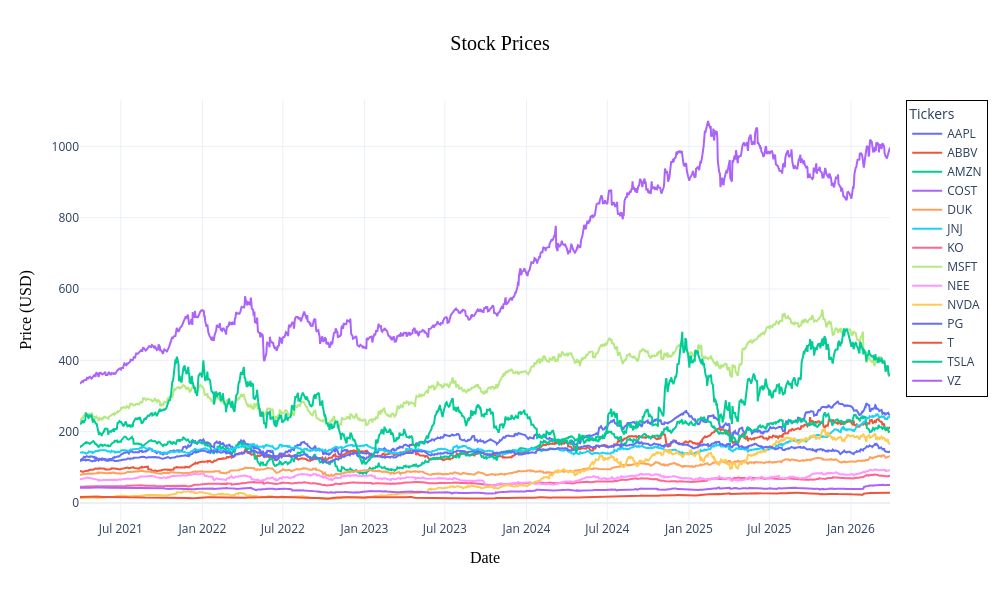

Notebook code for this chart:
### Code cell
def download_data_close(tickers, start, end):
    try:
        data = yf.download(tickers, start=start, end=end, progress=False)['Close']
    except Exception as e:
        raise RuntimeError(f"Error downloading data: {e}")
    
    if isinstance(data, pd.Series):
        data = data.to_frame()
    
    data = data.ffill().bfill()
    
    downloaded_tickers = data.columns.tolist()
    missing_tickers = [t for t in tickers if t not in downloaded_tickers]
    if missing_tickers:
        print(f"⚠ Warning: Could not download: {missing_tickers}")
    
    return data

# --- Download data ---
data = download_data_close(tickers, start_date, end_date)
print("\n✅ Download completed. Preview of Close prices:")
display(data.head())

# --- Interactive stock prices plot with larger size and legend outside ---
n_tickers = len(data.columns)
fig = go.Figure()

for ticker in data.columns:
    fig.add_trace(
        go.Scatter(
            x=data.index,
            y=data[ticker],
            mode='lines',
            name=ticker
        )
    )

# --- Dynamic size capped to window ---
fig.update_layout(
    width=min(max(400, 100*n_tickers), 1000),  # at least 400, at most 1200
    height=min(600, 700),                      # height 600 but max 700
    title=dict(
        text="Stock Prices",
        font=dict(size=20, family="Arial Black", color="black"),
        x=0.5,
        xanchor='center'
    ),
    xaxis=dict(
        title=dict(text="Date", font=dict(size=16, family="Arial Black", color="black"))
    ),
    yaxis=dict(
        title=dict(text="Price (USD)", font=dict(size=16, family="Arial Black", color="black"))
    ),
    legend=dict(
        title="Tickers",
        orientation="v",
        x=1.02,           # move legend outside the right
        y=1,
        xanchor="left",
        yanchor="top",
        bordercolor="black",
        borderwidth=1,
        font=dict(size=12)
    ),
    template="plotly_white",
    hovermode="x unified"
)

fig.show()

### Figure 1 — Plotly figure (JSON) as saved in the notebook; plotly's stock layout.template omitted (floating-point values rounded to 4 significant figures; data arrays with more than 128 entries replaced by an {"elided": "..."} marker saying what was removed)
{"data": [{"mode": "lines", "name": "AAPL", "type": "scatter", "x": {"elided": "1255 str values"}, "y": {"elided": "1255 float values"}}, {"mode": "lines", "name": "ABBV", "type": "scatter", "x": {"elided": "1255 str values"}, "y": {"elided": "1255 float values"}}, {"mode": "lines", "name": "AMZN", "type": "scatter", "x": {"elided": "1255 str values"}, "y": {"elided": "1255 float values"}}, {"mode": "lines", "name": "COST", "type": "scatter", "x": {"elided": "1255 str values"}, "y": {"elided": "1255 float values"}}, {"mode": "lines", "name": "DUK", "type": "scatter", "x": {"elided": "1255 str values"}, "y": {"elided": "1255 float values"}}, {"mode": "lines", "name": "JNJ", "type": "scatter", "x": {"elided": "1255 str values"}, "y": {"elided": "1255 float values"}}, {"mode": "lines", "name": "KO", "type": "scatter", "x": {"elided": "1255 str values"}, "y": {"elided": "1255 float values"}}, {"mode": "lines", "name": "MSFT", "type": "scatter", "x": {"elided": "1255 str values"}, "y": {"elided": "1255 float values"}}, {"mode": "lines", "name": "NEE", "type": "scatter", "x": {"elided": "1255 str values"}, "y": {"elided": "1255 float values"}}, {"mode": "lines", "name": "NVDA", "type": "scatter", "x": {"elided": "1255 str values"}, "y": {"elided": "1255 float values"}}, {"mode": "lines", "name": "PG", "type": "scatter", "x": {"elided": "1255 str values"}, "y": {"elided": "1255 float values"}}, {"mode": "lines", "name": "T", "type": "scatter", "x": {"elided": "1255 str values"}, "y": {"elided": "1255 float values"}}, {"mode": "lines", "name": "TSLA", "type": "scatter", "x": {"elided": "1255 str values"}, "y": {"elided": "1255 float values"}}, {"mode": "lines", "name": "VZ", "type": "scatter", "x": {"elided": "1255 str values"}, "y": {"elided": "1255 float values"}}], "layout": {"height": 600, "hovermode": "x unified", "legend": {"bordercolor": "black", "borderwidth": 1, "font": {"size": 12}, "orientation": "v", "title": {"text": "Tickers"}, "x": 1.02, "xanchor": "left", "y": 1, "yanchor": "top"}, "title": {"font": {"color": "black", "family": "Arial Black", "size": 20}, "text": "Stock Prices", "x": 0.5, "xanchor": "center"}, "width": 1000, "xaxis": {"title": {"font": {"color": "black", "family": "Arial Black", "size": 16}, "text": "Date"}}, "yaxis": {"title": {"font": {"color": "black", "family": "Arial Black", "size": 16}, "text": "Price (USD)"}}}}
